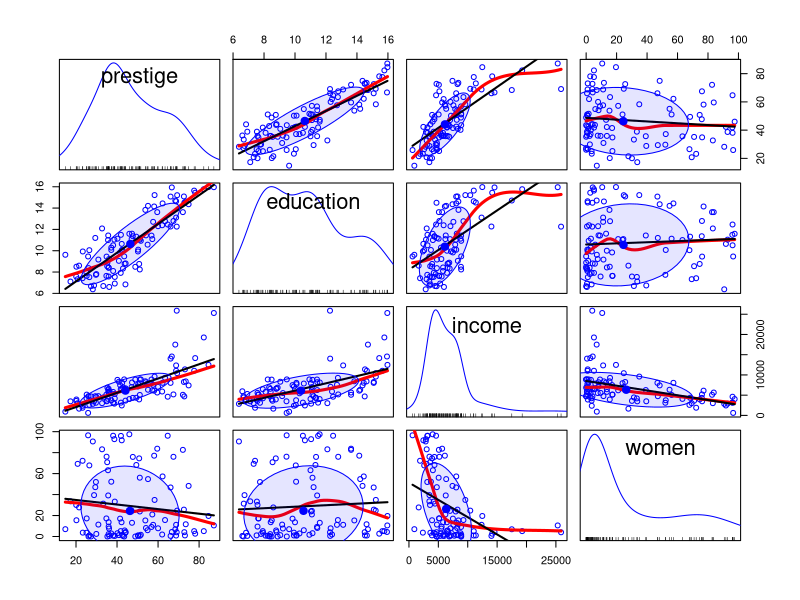
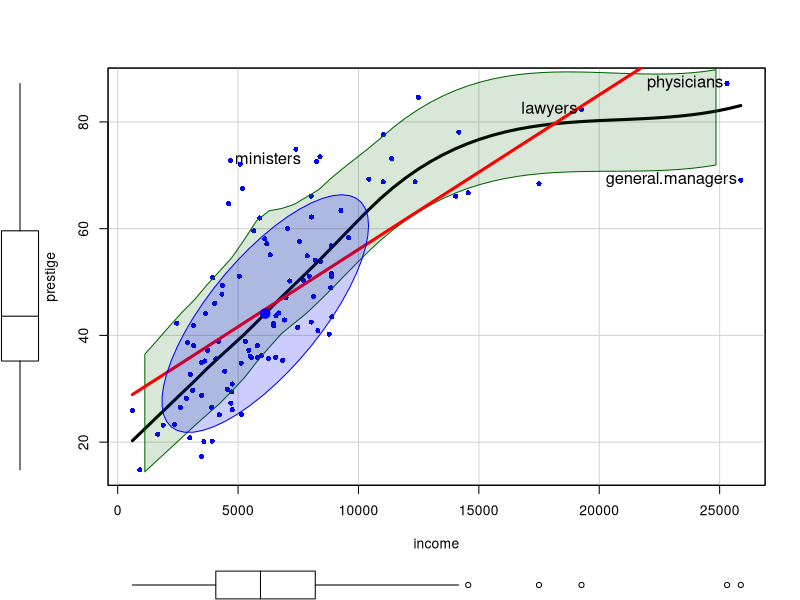
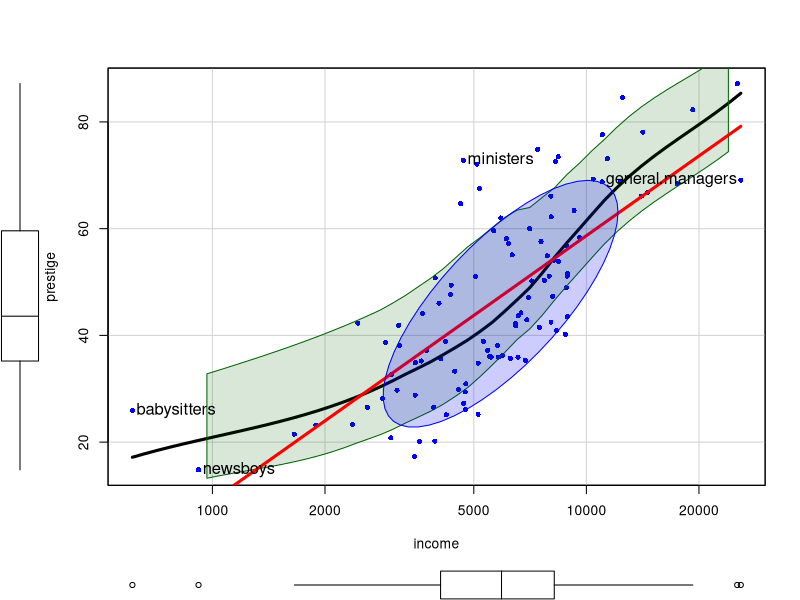
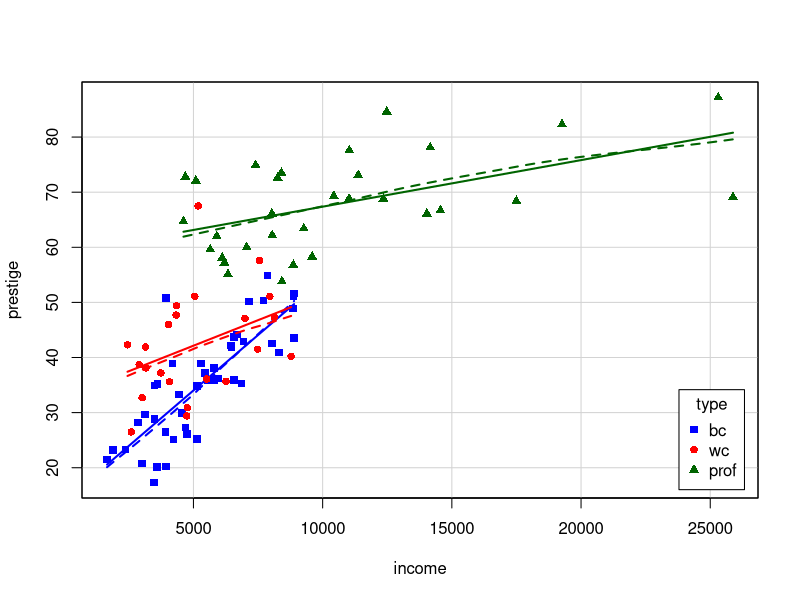
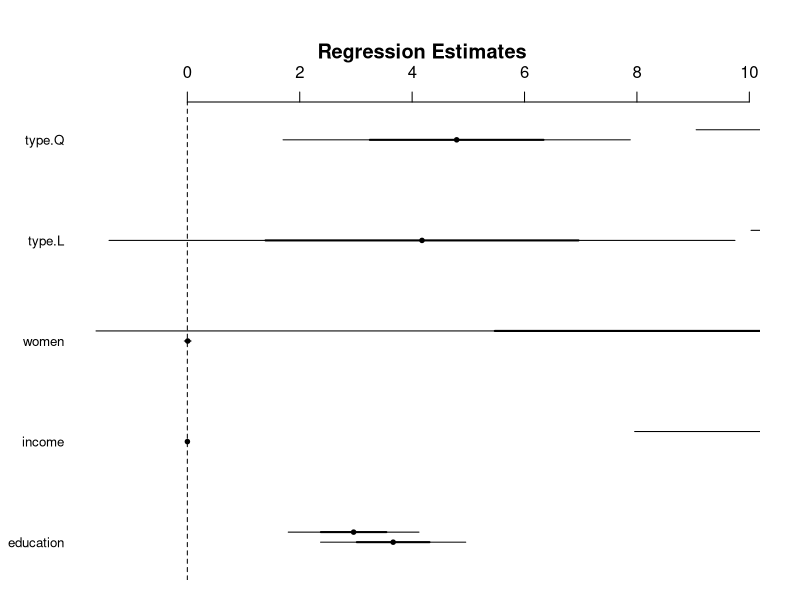
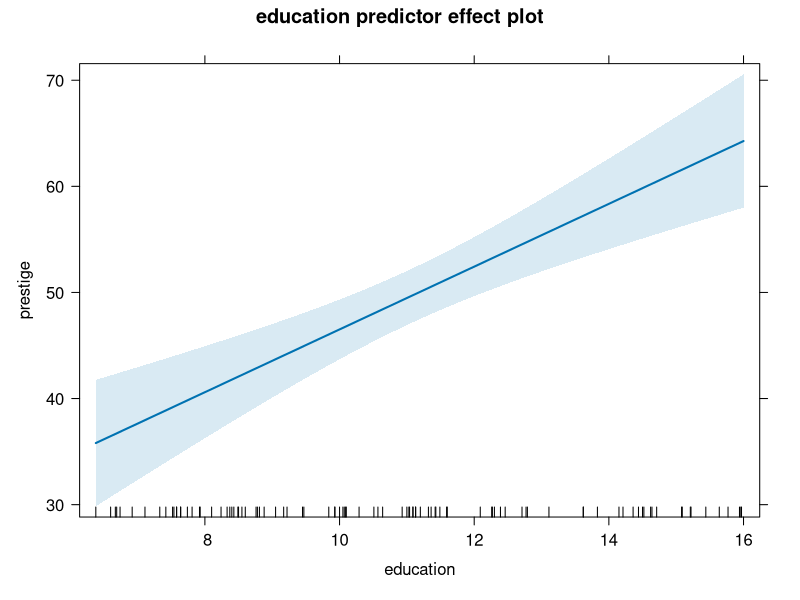
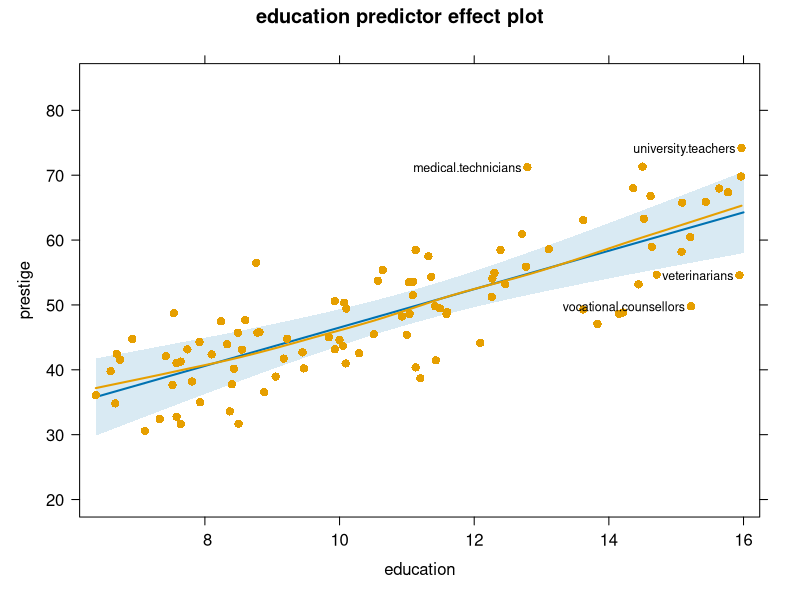
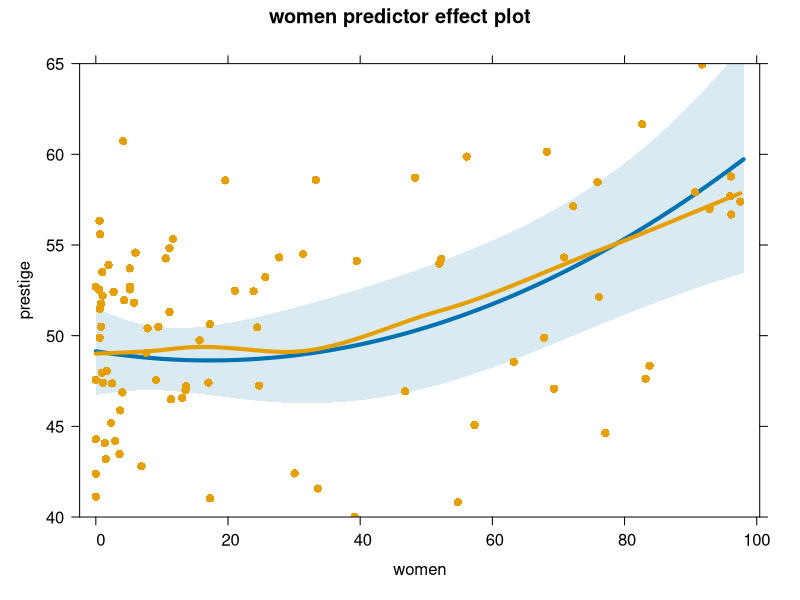

Here is the R script that generated these plots, in order:
#' ---
#' title: "Linear models example: Occupational Prestige data"
#' author: "Michael Friendly"
#' date: "11 Oct 2020"
#' ---

#+ echo=FALSE
knitr::opts_chunk$set(warning=FALSE, message=FALSE, R.options=list(digits=4))

#' ## Load packages & Prestige data

library("car")
library("effects")  # effect plots
library("arm")      # coefplots
data(Prestige)

#' ## Reorder levels of `type` factor
#' 
#' Here it is useful to recognize that "bc" < "wc" < "prof" 
Prestige$type <- ordered(Prestige$type, levels=c("bc", "wc", "prof")) # reorder levels
some(Prestige, 6)

#' Note that the occupation names are the `row.names` in the data.frame, not a separate variable.


#' ## scatterplotMatrix
#' 
#' Let's get a visual overview of the data in a scatterplot matrix.

#+ fig.width=7, fig.height=7
scatterplotMatrix(~ prestige + education + income + women ,
                  data=Prestige,
                  regLine = list(method=lm, lty=1, lwd=2, col="black"),
                  smooth=list(smoother=loessLine, spread=FALSE,
                              lty.smooth=1, lwd.smooth=3, col.smooth="red"),
                  ellipse=list(levels=0.68, fill.alpha=0.1))


#' ## fancy scatterplots

#' `car::scatterplot` has many options to add informative annotations, label unusual points, etc.
#' This plot shows clearly that income is positively skewed and the relation with `prestige` is non-linear.
#' The `id =` argument allows to identify unusual observations with their labels

scatterplot(prestige ~ income, data=Prestige,
            pch = 16,
            regLine = list(col = "red", lwd=3),
            smooth = list(smoother=loessLine,
                          lty.smooth = 1, col.smooth = "black", lwd.smooth=3,
                          col.var = "darkgreen"),
            ellipse = list(levels = 0.68),
            id = list(n=4, col="black", cex=1.2))

#' ## What would log(income) look like?
#' 
#' Rather than actually transforming `income`, the argument `log = "x"` says to 
#' plot `income` on a log scale
scatterplot(prestige ~ income, data=Prestige, 
            log = "x",
            pch = 16,
            regLine = list(col = "red", lwd=3),
            smooth = list(smoother=loessLine,
                          lty.smooth = 1, col.smooth = "black", lwd.smooth=3,
                          col.var = "darkgreen"),
            ellipse = list(levels = 0.68), 
            id = list(n=4, col="black", cex=1.2))


#' ## Stratify by type
#' 
#' The formula notation `~ income | type` says to do plot annotations conditional on occupation type.
#' Oh, now that has a very different interpretation!
scatterplot(prestige ~ income | type, data=Prestige,
            col = c("blue", "red", "darkgreen"),
            pch = 15:17,
            legend = list(coords="bottomright"),
            smooth=list(smoother=loessLine, 
                        var=FALSE, span=1, lwd=4))



#' ## Fit the basic all main effects model
data(Prestige)
mod0 <- lm(prestige ~ education + income + women + type,
           data=Prestige)
summary(mod0)


#' ## Add more complex terms
#' 
#' Here we allow that %women might have a quadratic relation to prestige,
#' that income is best modeled on a log scale, and that log(income)
#' interacts with occupation `type`.
mod1 <- lm(prestige ~ education + poly(women, 2) +
                     log(income)*type, data=Prestige)
summary(mod1)

#' ## Plot coefficients
#' 
#' Plots of coefficients with CI often more informative that tables of coefficients.
arm::coefplot(mod0)
arm::coefplot(mod1, add=TRUE)

#' ## Compare model fits
#' 
#' This `anova` call tests whether `mod1` is a significant improvement over the baseline `mod0`
anova(mod0, mod1)

#' ## Effect plots
             
#' Effect of `education` averaged over others
mod1.e1 <- predictorEffect("education", mod1)
plot(mod1.e1)

#' Effect of `education`, but showing partial residuals. In some cases, this will help spot influential cases
#' in the partial relation of a predictor to the response.

mod1.e1a <- predictorEffect("education", mod1, residuals=TRUE)
plot(mod1.e1a, 
     residuals.pch=16, id=list(n=4, col="black"))

#' Effect of `women` averaged over others. The blue curve shows the fitted quadratic relation in the model.
#' The red curve shows a non-parametric smoooth.

mod1.e2 <- predictorEffect("women", mod1, residuals=TRUE)
plot(mod1.e2, ylim=c(40, 65), lwd=4,
     residuals.pch=16)


#' Effect of `income` (by `type`) averaged over others

plot(predictorEffect("income", mod1),
     lines=list(multiline=TRUE, lwd=3),
     key.args = list(x=.7, y=.35),
    )


#' ## Diagnostic plots
#' 
#' In base graphics, `plot()` for an `lm` object gives the "regression quartet" of diagnostic plots.

op <- par(mfrow=c(2,2))
plot(mod1, lwd=2, cex.lab=1.4)
par(op)


#' ## better QQ plots from car

#' Overall plot of residuals for `mod1`
#' 
qqPlot(mod1, pch=16)

#' QQ plots 
qqPlot(~ income, data=Prestige, subset = type == "prof")
qqPlot(income ~ type, data=Prestige, layout=c(1, 3))


#' ## influence plot
#'
#+ fig.height=6, fig.width=7
car::influencePlot(mod1, id=list(n=2, cex=1.4), cex.lab=1.4)
